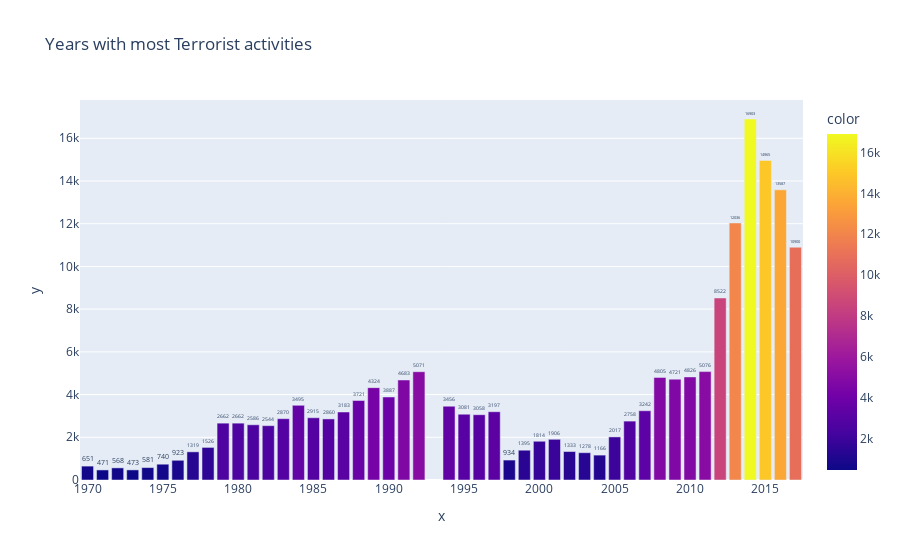

Notebook code for this chart:
### Code cell
# Visualization for getting the insights of 'Year' column
killed_wounded_year = terrorism_data['Year'].value_counts()[:50]
year = terrorism_data['Year'].value_counts()[:50]

fig = px.bar(terrorism_data,
             x=killed_wounded_year.index,
             y=killed_wounded_year.values,
             title="Years with most Terrorist activities",
             color=killed_wounded_year,
             text=year)
fig.update_traces(textfont_size=12,
                  textangle=0,
                  textposition="outside",
                  cliponaxis=False)
fig.show()

### Figure 1 — Plotly figure (JSON) as saved in the notebook; plotly's stock layout.template omitted (floating-point values rounded to 4 significant figures)
{"data": [{"alignmentgroup": "True", "cliponaxis": false, "hovertemplate": "x=%{x}<br>y=%{y}<br>text=%{text}<br>color=%{marker.color}<extra></extra>", "legendgroup": "", "marker": {"color": [16903, 14965, 13587, 12036, 10900, 8522, 5076, 5071, 4826, 4805, 4721, 4683, 4324, 3887, 3721, 3495, 3456, 3242, 3197, 3183, 3081, 3058, 2915, 2870, 2860, 2758, 2662, 2662, 2586, 2544, 2017, 1906, 1814, 1526, 1395, 1333, 1319, 1278, 1166, 934, 923, 740, 651, 581, 568, 473, 471], "coloraxis": "coloraxis", "pattern": {"shape": ""}}, "name": "", "offsetgroup": "", "orientation": "v", "showlegend": false, "text": ["16903", "14965", "13587", "12036", "10900", "8522", "5076", "5071", "4826", "4805", "4721", "4683", "4324", "3887", "3721", "3495", "3456", "3242", "3197", "3183", "3081", "3058", "2915", "2870", "2860", "2758", "2662", "2662", "2586", "2544", "2017", "1906", "1814", "1526", "1395", "1333", "1319", "1278", "1166", "934", "923", "740", "651", "581", "568", "473", "471"], "textangle": 0, "textfont": {"size": 12}, "textposition": "outside", "type": "bar", "x": [2014, 2015, 2016, 2013, 2017, 2012, 2011, 1992, 2010, 2008, 2009, 1991, 1989, 1990, 1988, 1984, 1994, 2007, 1997, 1987, 1995, 1996, 1985, 1983, 1986, 2006, 1979, 1980, 1981, 1982, 2005, 2001, 2000, 1978, 1999, 2002, 1977, 2003, 2004, 1998, 1976, 1975, 1970, 1974, 1972, 1973, 1971], "xaxis": "x", "y": [16903, 14965, 13587, 12036, 10900, 8522, 5076, 5071, 4826, 4805, 4721, 4683, 4324, 3887, 3721, 3495, 3456, 3242, 3197, 3183, 3081, 3058, 2915, 2870, 2860, 2758, 2662, 2662, 2586, 2544, 2017, 1906, 1814, 1526, 1395, 1333, 1319, 1278, 1166, 934, 923, 740, 651, 581, 568, 473, 471], "yaxis": "y"}], "layout": {"barmode": "relative", "coloraxis": {"colorbar": {"title": {"text": "color"}}, "colorscale": [[0, "#0d0887"], [0.1111, "#46039f"], [0.2222, "#7201a8"], [0.3333, "#9c179e"], [0.4444, "#bd3786"], [0.5556, "#d8576b"], [0.6667, "#ed7953"], [0.7778, "#fb9f3a"], [0.8889, "#fdca26"], [1, "#f0f921"]]}, "legend": {"tracegroupgap": 0}, "title": {"text": "Years with most Terrorist activities"}, "xaxis": {"anchor": "y", "domain": [0, 1], "title": {"text": "x"}}, "yaxis": {"anchor": "x", "domain": [0, 1], "title": {"text": "y"}}}}
